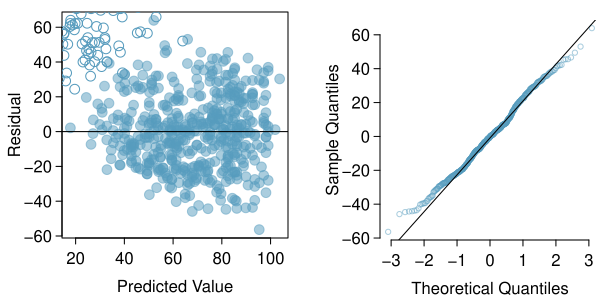

Source code (R):
library(openintro)
library(oibiostat)

data(COL)
data(prevend.samp)


residuals = resid(lm(RFFT ~ as.factor(Statin) + Age  + 
                    as.factor(Education) + as.factor(CVD), 
                  data=prevend.samp))

predicted = predict(lm(RFFT ~ as.factor(Statin) + Age  + 
                    as.factor(Education) + as.factor(CVD), 
                  data=prevend.samp))

myPDF("prevendRFFTStatinAgeEducCVDResidNormPlot.pdf", 6, 3,
      mfrow = c(1, 2),
      mgp = c(1.9, 0.5, 0),
      mar = c(3, 3, .5, .5) + 0.1)
#mar = c(3, 0.2, 1.5, 0.8) + 0.1)
plot(predicted,
     residuals,
     pch = 19,
     cex = 1.3,
     col = COL[1, 3],
     xlab = "Predicted Value",
     ylab = "Residual",
     ylim = c(min(residuals), max(residuals)))
points(residuals,
       predicted,
       cex = 1.3,
       col = COL[1])
#mtext("Predicted Value", 1, 1.9)

abline(lm(residuals ~ predicted))

par(mar = c(3,4,1,0))

qqnorm(residuals,
       cex = 0.7,
       main = '',
       axes = FALSE,
       ylab = "Sample Quantiles",
       col = COL[1,3])
axis(1)
axis(2)
qqline(residuals)

dev.off()
